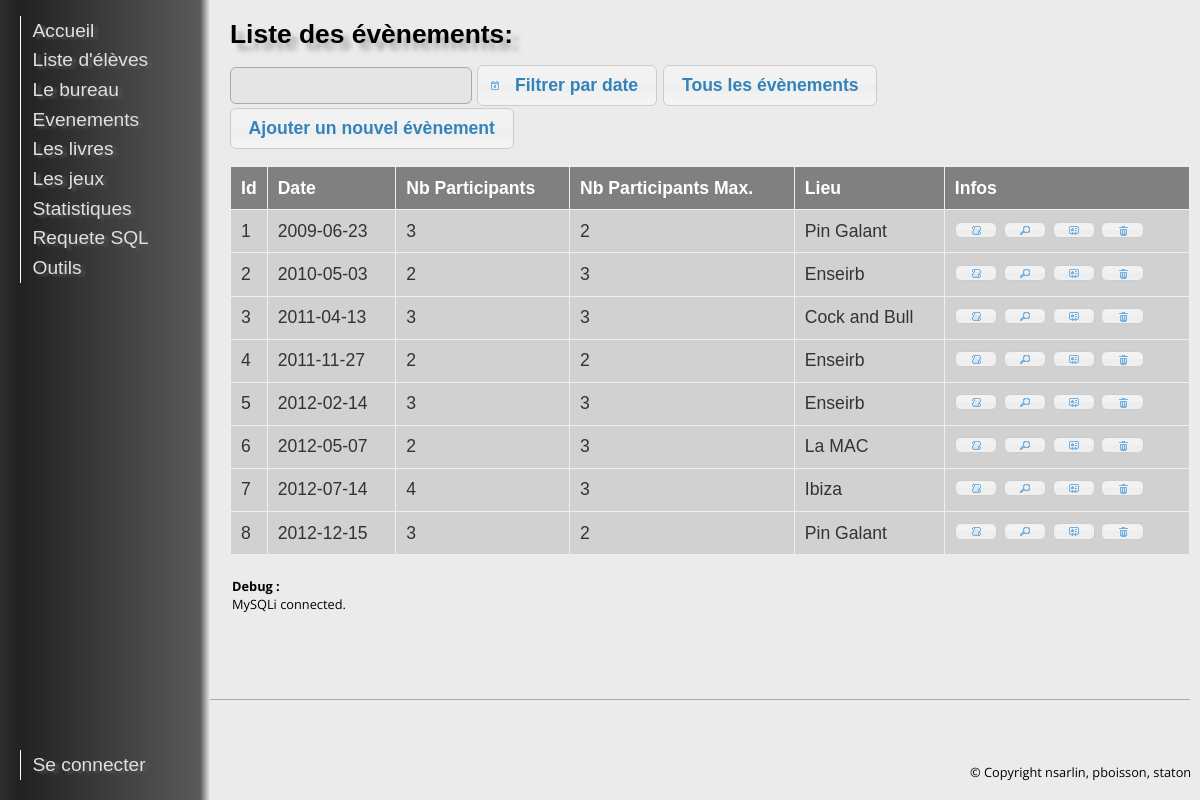
Screenshot of /?action=evt with the database file from the repository.
### index.php (called while the page is built, shortened)
<?php
$core = new Core();
$core->showPage();
?>

### src/classes/Evenement.class.php (called while the page is built, shortened)
<?php
class Evenement {
	private static $tableName="EVENEMENT";
	public function __construct($evenement = false)
	{
		if($evenement != false)
			$this->fetch($evenement);
	}
	public function fetch($result)
	{
		$this->id = $result['id_evt'];
		$this->date = $result['date_evt'];
		$this->lieu = $result['lieu'];
		$this->nbParticipantsMax = $result['nbparticipants'];
		Database::query("SELECT COUNT(*)
			FROM EVENEMENT, PARTICIPE
			WHERE EVENEMENT.id_evt = PARTICIPE.id_evt
			AND EVENEMENT.id_evt = ".$this->id);
		$res=Database::fetch();
		$this->nbParticipants=$res['COUNT(*)'];
	}
	public static function getListe()
	{
		$query = "select * from ".Evenement::$tableName;
		$results = Database::query($query);
		return $results;
	}
}
?>

### src/libs/Database.lib.php (called while the page is built, shortened)
<?php
class Database implements genericInterface {
	private static $base;
	public static $lastResult;
	public static function init() {
		$mysqlDB=Config::$mysqlDB;
		Database::$base = new mysqli($mysqlDB->host, $mysqlDB->user, $mysqlDB->password, "", $mysqlDB->port);
	}
	public static function query($query, $debug=false) {
		$return = Database::$base->query($query);
		Database::$lastResult=$return;
		return $return;
	}
	public static function fetch($result = false)
	{
		if($result==false)
			return Database::$lastResult->fetch_assoc();
		else
			return $result->fetch_assoc();
	}
}
?>

### src/pages/EvenementsPage.class.php (the view, shortened to what this page needs)
<?php
class EvenementsPage extends Layout{
	private $date_ev="";
	public function bodyHTML() {
?>
<div id="liste" class="ui-widget">
	<?php
	if(isset($_GET['historique']))
		echo "<h1>Historique des Membres du bureau :</h1>";
	else
		echo "<h1>Liste des évènements:</h1>";
    ?>
    <form method=GET action="index.php">
        <input type="text" name="date_ev" id="date_ev" value="<?php echo $this->date_ev; ?>" class="ui-widget-content ui-corner-all"/>
        <button class="cal">Filtrer par date</button>
        <button id="all_evt">Tous les évènements</button>
    </form>
	<button id="create-evt">Ajouter un nouvel évènement</button>
    <table id="users" class="ui-widget ui-widget-content">
        <thead class="ui-widget-header ">
				<th width="4em">Id</th>
				<th>Date</th>
				<th>Nb Participants</th>
				<th>Nb Participants Max.</th>
				<th>Lieu</th>
				<th>Infos</th>
        </thead>
        <tbody>
		<?php
			$result=Evenement::getListe();
			if(!($result))
			{
				echo "Erreur de requete : ".Database::errorMsg();
			}
			else
			{
				while($res = Database::fetch($result))
				{
					$evenement = new Evenement($res);
					if(empty($this->date_ev) || $evenement->date == $this->date_ev)
					{
						echo "<tr>";
						echo "<td>".$evenement->id."</td>";
						echo "<td>".$evenement->date."</td>";
						echo "<td>".$evenement->nbParticipants."</td>";
						echo "<td>".$evenement->nbParticipantsMax."</td>";
						echo "<td>".$evenement->lieu."</td>";
						echo "<td>
						<button title='Commentaires' class='bubu_com' onclick='javascript:open_comments(".$evenement->id.")'></button>
						<button title='Jeux utilisés' class='bubu' onclick='javascript:open_info(".$evenement->id.")'></button>
						<button title='Editer' class='bubu_edit' onclick='javascript:edit(".$evenement->id.")'></button>
						<button title='Supprimer' class='bubu_del' onclick='javascript:delete_evt(".$evenement->id.", \"".$evenement->id."\")'></button>
						</td>";
						echo "</tr>";
					}
				}
			}
		?>
        </tbody>
    </table>
</div>
		<?php
	}
}
?>

### ressources/style.css (style rules this page uses)
body { font-family: 'Open Sans', sans-serif; background-color:#EBEBEB; }
h1 { font-weight: bold; text-align: left; font-family: 'Arial Black', Gadget, sans-serif; font-size: 1.5em; line-height: 110%; text-shadow: 7px 7.0px 5px rgba(142, 139, 143, 0.7); margin: .6em 0; }
#liste table { display: table; border-collapse: collapse; width: 70%; }
#liste td, th { background-color:#D1D1D1; text-align:center; padding: 10px; overflow: hidden; text-overflow: ellipsis; font-size: 100%; border: 1px solid grey; }
#liste th { background-color:gray; color:white; border: 2px solid black; }
input { margin-bottom:4px; padding: .4em; }
div#liste { margin: 20px 0; }
div#liste table { margin: 1em 0; border-collapse: collapse; width: 100%; }
div#liste table td, div#liste table th { border: 1px solid #eee; padding: .6em 10px; text-align: left; }

### rows the page displays
evenement: id_evt "1", date_evt "2009-06-23", nbParticipants "3", nbparticipants "2", lieu "Pin Galant"
evenement: id_evt "2", date_evt "2010-05-03", nbParticipants "2", nbparticipants "3", lieu "Enseirb"
evenement: id_evt "3", date_evt "2011-04-13", nbParticipants "3", nbparticipants "3", lieu "Cock and Bull"
evenement: id_evt "4", date_evt "2011-11-27", nbParticipants "2", nbparticipants "2", lieu "Enseirb"
evenement: id_evt "5", date_evt "2012-02-14", nbParticipants "3", nbparticipants "3", lieu "Enseirb"
evenement: id_evt "6", date_evt "2012-05-07", nbParticipants "2", nbparticipants "3", lieu "La MAC"
evenement: id_evt "7", date_evt "2012-07-14", nbParticipants "4", nbparticipants "3", lieu "Ibiza"
evenement: id_evt "8", date_evt "2012-12-15", nbParticipants "3", nbparticipants "2", lieu "Pin Galant"

### other values shown
$string "MySQLi connected."
